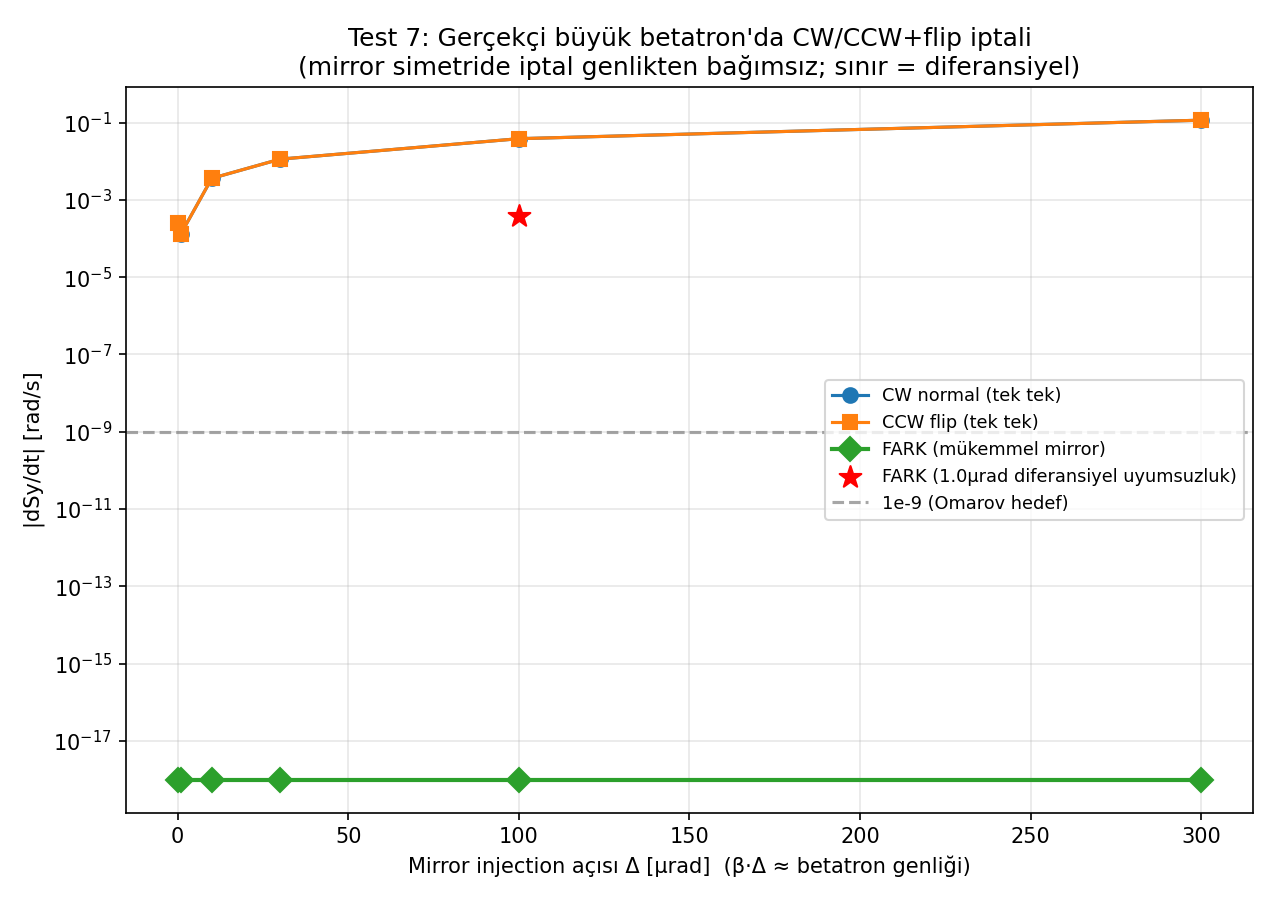

Python code for this plot:
#!/usr/bin/env python3
"""test_realistic_amplitude.py — Test 7: Gerçekçi (büyük) betatron'da CW/CCW+flip iptali.

Sorular (kullanıcıdan):
  1. "Mutlak kicker değeri önemsizse, kicker=0'da (demetler COD'den çok uzakta,
     eksende) bile (CW,n)−(CCW,f) iptal etmeli." → mantıksal kontrol.
  2. Gerçekte betatron salınımı ~1 cm mertebesinde, her parçacığın BÜYÜK injection
     açısı var. Kicker sadece küçük bir bias ekliyor. Bu kadar büyük genlikte
     iptal hâlâ çalışır mı?

Fizik:
  (CW normal) ve (CCW flip) tam simetri eşi: CW (y, +y') ile CCW flip (y, −y')
  aynı p_y → birebir aynı sahte EDM → farkta iptal. Bu simetri PERTÜRBATİF
  DEĞİL (Hamiltonyen'in kesin simetrisi), lineer lattis → genlikten BAĞIMSIZ
  geçerli olmalı. Yani 1 cm betatron'da bile iptal beklenir. Pratik sınır:
  iki demet arasındaki DİFERANSİYEL uyumsuzluk (mirror'dan sapma).

Yöntem (üniform 0.2 lattice, aynı misalignment):
  Mirror açı taraması Δ: CW (0, +Δ), CCW flip (0, −Δ). Δ=0 → kicker yok
  (eksende). Δ büyüdükçe betatron ~β·Δ ≈ 1 cm'e çıkar. Tek tek sahte EDM ve
  FARK ölçülür. Ayrıca büyük genlikte küçük diferansiyel uyumsuzluk eklenir.

Çıktı:
  test_realistic_amplitude.png
  Terminal tablo
"""

import json, os, sys, time
import matplotlib; matplotlib.use("Agg")
import matplotlib.pyplot as plt
import multiprocessing as mp
import numpy as np

os.chdir(os.path.dirname(os.path.abspath(__file__)))
sys.path.insert(0, os.path.dirname(os.path.abspath(__file__)))

REF_SEED   = 7
A_MISALIGN = 1e-5
T2         = 5e-4
RSTEPS     = 3000
# Mirror açı taraması [μrad]. β~30m → β·Δ: 300μrad ≈ 9 mm ≈ 1 cm betatron.
DELTA_URAD = [0.0, 1.0, 10.0, 30.0, 100.0, 300.0]
DIFF_TEST  = (100.0, 1.0)   # (büyük mirror Δ, küçük diferansiyel ε) [μrad]


def _suppress():
    fd = os.dup(1); n = os.open(os.devnull, os.O_WRONLY); os.dup2(n, 1); os.close(n); return fd
def _restore(fd):
    os.dup2(fd, 1); os.close(fd)


def _worker(task):
    label, direction, flip, yv, ypv, dy_list, t2, rsteps = task
    import os, sys, json, numpy as np
    os.chdir(os.path.dirname(os.path.abspath(__file__)))
    sys.path.insert(0, os.path.dirname(os.path.abspath(__file__)))
    from false_edm_mode_scan import setup_fields, _make_state
    from integrator import integrate_particle
    with open("params.json") as fh:
        config = json.load(fh)
    fields, _, beta0, R0, p_mag, _ = setup_fields(config)
    if flip:
        fields.quadG1 = -fields.quadG1; fields.quadG0 = -fields.quadG0
    dt = float(config.get("dt", 1e-11))
    dy = np.asarray(dy_list, float)
    y_launch = _make_state([0.0, float(yv), 0.0, float(ypv)],
                           p_mag, float(direction), [0.0, 0.0, float(direction)])
    saved = _suppress()
    try:
        fields.poincare_quad_index = 0.0
        _, poin, poin_t = integrate_particle(y_launch, 0.0, t2, dt, fields=fields,
                                              return_steps=rsteps, quad_dy=dy)
    finally:
        _restore(saved)
    return label, float(np.polyfit(np.asarray(poin_t, float),
                                   np.asarray(poin[:, 7], float), 1)[0])


def main():
    t0 = time.time()
    with open("params.json") as fh:
        config = json.load(fh)
    from false_edm_mode_scan import setup_fields
    fields, *_ = setup_fields(config)
    n_q = 2*int(fields.nFODO); direction = fields.direction
    beta_est = 30.0  # kabaca dikey beta [m] (β·Δ ile betatron genliği tahmini)
    rng = np.random.default_rng(REF_SEED)
    dy_ref = (rng.standard_normal(n_q) * A_MISALIGN).tolist()

    print(f"Lattice üniform {fields.quadG1} T/m, aynı misalignment (RMS=10μm)")
    print(f"Mirror açı Δ → betatron genliği ≈ β·Δ (β≈{beta_est} m)")

    tasks = []
    for d_ur in DELTA_URAD:
        d = d_ur * 1e-6
        tasks.append((f"cw_{d_ur}",  direction,  False, 0.0, +d, dy_ref, T2, RSTEPS))
        tasks.append((f"ccw_{d_ur}", -direction, True,  0.0, -d, dy_ref, T2, RSTEPS))
    # Büyük genlikte küçük diferansiyel uyumsuzluk
    D, eps = DIFF_TEST
    tasks.append(("dcw",  direction,  False, 0.0, +D*1e-6,        dy_ref, T2, RSTEPS))
    tasks.append(("dccw", -direction, True,  0.0, -(D-eps)*1e-6,  dy_ref, T2, RSTEPS))

    nw = min(mp.cpu_count(), len(tasks))
    print(f"\n{len(tasks)} simülasyon ({nw} işçi)...")
    with mp.get_context("spawn").Pool(processes=nw) as pool:
        res = dict(pool.map(_worker, tasks))

    print(f"\n{'─'*82}")
    print("Mirror açı Δ (kicker=0 → Δ=0): tek tek sahte EDM ve FARK")
    print(f"{'─'*82}")
    hdr = (f"{'Δ [μrad]':>9}  {'betatron≈':>10}  {'CW normal':>13}  {'CCW flip':>13}  "
           f"{'FARK':>13}")
    print(hdr); print('─'*len(hdr))
    cw_a, ccw_a, diff_a = [], [], []
    for d_ur in DELTA_URAD:
        scw = res[f"cw_{d_ur}"]; sccw = res[f"ccw_{d_ur}"]; df = scw - sccw
        cw_a.append(scw); ccw_a.append(sccw); diff_a.append(df)
        amp_mm = beta_est * d_ur*1e-6 * 1e3
        print(f"{d_ur:>9.1f}  {amp_mm:>8.2f}mm  {scw:>13.3e}  {sccw:>13.3e}  {df:>13.3e}")

    df_big = res["dcw"] - res["dccw"]
    print(f"\n  Büyük genlik (Δ={DIFF_TEST[0]}μrad ≈ {beta_est*DIFF_TEST[0]*1e-6*1e3:.0f}mm) + "
          f"diferansiyel ε={DIFF_TEST[1]}μrad uyumsuzluk:")
    print(f"    CW={res['dcw']:.3e}, CCW flip={res['dccw']:.3e}, FARK={df_big:.3e}")
    print(f"    → mükemmel mirror'da fark ~1e-15; ε=1μrad uyumsuzluk farkı "
          f"{abs(df_big):.1e}'e çıkarıyor")

    elapsed = time.time() - t0
    print(f"\nToplam süre: {elapsed:.1f} s")
    print("\nYORUM:")
    print("  Δ=0 (kicker yok): fark iptal ediyorsa → mantık doğru, mutlak değer önemsiz.")
    print("  Δ büyük (1 cm betatron): fark hâlâ küçükse → simetri genlikten bağımsız.")
    print("  Pratik sınır: iki demet arası DİFERANSİYEL uyumsuzluk (mirror'dan sapma).")

    # Figür
    fig, ax = plt.subplots(figsize=(8.5, 6))
    dd = np.array(DELTA_URAD)
    ax.semilogy(dd, np.abs(cw_a)+1e-18,  'o-', color='tab:blue',  ms=7, label='CW normal (tek tek)')
    ax.semilogy(dd, np.abs(ccw_a)+1e-18, 's-', color='tab:orange',ms=7, label='CCW flip (tek tek)')
    ax.semilogy(dd, np.abs(diff_a)+1e-18,'D-', color='tab:green', ms=8, lw=2,
                label='FARK (mükemmel mirror)')
    ax.scatter([DIFF_TEST[0]], [abs(df_big)], color='red', s=120, marker='*', zorder=5,
               label=f'FARK ({DIFF_TEST[1]}μrad diferansiyel uyumsuzluk)')
    ax.axhline(1e-9, color='gray', ls='--', alpha=0.7, label='1e-9 (Omarov hedef)')
    ax.set_xlabel("Mirror injection açısı Δ [μrad]  (β·Δ ≈ betatron genliği)")
    ax.set_ylabel("|dSy/dt| [rad/s]")
    ax.set_title("Test 7: Gerçekçi büyük betatron'da CW/CCW+flip iptali\n"
                 "(mirror simetride iptal genlikten bağımsız; sınır = diferansiyel)")
    ax.legend(fontsize=8.5, loc='center right'); ax.grid(True, which='both', alpha=0.3)
    plt.tight_layout()
    out = "test_realistic_amplitude.png"
    plt.savefig(out, dpi=150)
    print(f"Figür kaydedildi: {out}")


if __name__ == "__main__":
    main()
